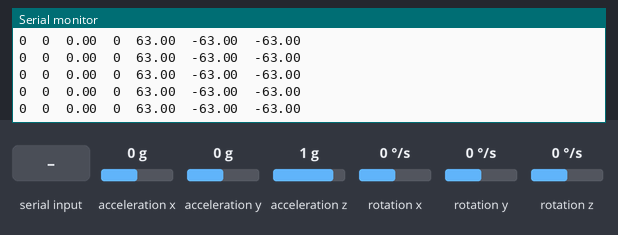
The sketch below on a simulated Arduino Mega 2560, built with avr-gcc and run on an emulated ATmega2560. On the bench: the last lines printed to the serial monitor. The test bench sets the inputs (shaded band); at power-on: rotation z 0 °/s, acceleration x 0 g, acceleration y 0 g, acceleration z 1 g, rotation x 0 °/s, rotation y 0 °/s.

Above: at 3.2 s.
3.3 s: rotation z set to 100 °/s
At 3.34 s:
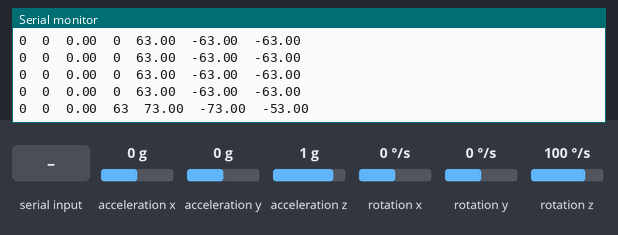
6.3 s: "1" received over the second serial link
At 6.49 s:
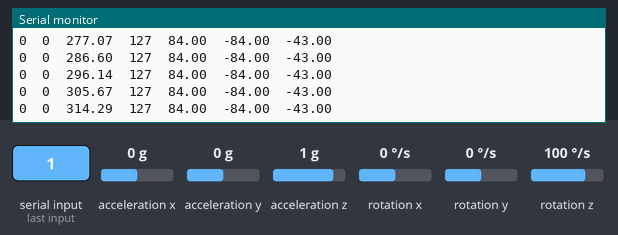
7.8 s: "0" received over the second serial link
At 7.91 s:
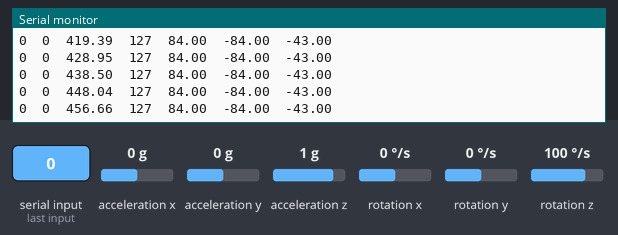
9.3 s: rotation z set to -192 °/s
At 9.35 s:
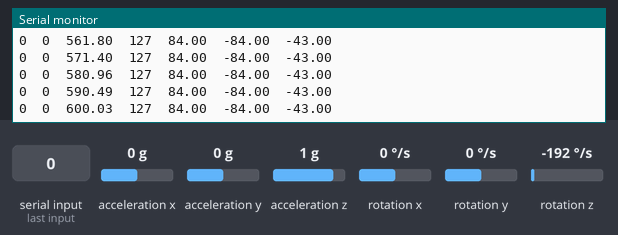
Timing chart, 0 to 11.8 s (numbered marks = the images above; inputs shaded):
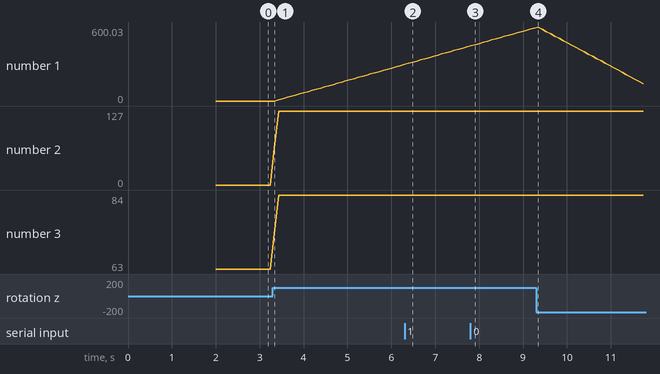

Measured:
- after the input at 3.3 s, the serial monitor: prints a new line at once (image 1)
- after the input at 6.3 s, the serial monitor: prints a new line after 0.18 s (image 2)
- after the input at 7.8 s, the serial monitor: prints a new line after 0.11 s (image 3)
- plotted number 1: 0 → 296.14 after the input at 3.3 s, 296.14 → 438.5 after the input at 6.3 s, 438.5 → 590.49 after the input at 7.8 s, 590.49 → 141.25 after the input at 9.3 s
- plotted number 2: 0 → 127 after the input at 3.3 s
- plotted number 3: 63 → 84 after the input at 3.3 s

The sketch:

3wheel_Drive_Code_2022-Test.ino
```cpp
#include <RoboClaw.h>
#include "Wire.h"
#include <MPU6050_light.h>

RoboClaw roboclaw(&Serial1, 10000);

MPU6050 mpu(Wire);
unsigned long timer = 0;
int KP_Gyro = 7;
int KI_Gyro = 0;
int KD_Gyro = 0;

//Error variables
long int current_gyro_error = 0, prev_gyro_error = 0, p_gyro_error = 0, i_gyro_error = 0, d_gyro_error = 0, P_gyro = 0, I_gyro = 0, D_gyro = 0;
//Others
long int final_w = 0, compensation = 0, count_moving = 0, count_movingFlag = 0, pos = 0;

void gyroSetup();
long int getGyroData();
long int gyro_pid(int target, int current);

long int comp = 0;

float M1Speed, M2Speed, M3Speed;
#define address1 128
#define address2 129


#define BAUD 9600
#define BAUDRATE  ((F_CPU/(BAUD*16UL)-1))
#define pwm_range 115
#define PS_L1 0
#define PS_R1 1
#define PS_L2 2
#define PS_R2 3
#define PS_L3 4
#define PS_R3 5
#define PS_TRIANGLE 6
#define PS_SQUARE 7
#define PS_CROSS 8
#define PS_CIRCLE 9
#define PS_UP 10
#define PS_LEFT 11
#define PS_DOWN 12
#define PS_RIGHT 13
#define PS_START 14
#define PS_SELECT 15

int prevMillis = 0;
int xj1Offset = 0, yj1Offset = 0, xj2Offset = 0, yj2Offset = 0, calibrateFlag = 0, prevComp = 0;

int xj1 = 0, yj1 = 0, xj2 = 0, yj2 = 0, pot1 = 0, pot2 = 0, pot3 = 0, pot4 = 0; //analog values(serially received from remote);
int butt[16] = {0, 0, 0, 0, 0, 0, 0, 0, 0, 0, 0, 0, 0, 0, 0, 0}; //digital values(serially received from remote);

uint8_t RX[16] = {100, 100, 100, 100, 100, 100, 100, 100, 100, 100, 100, 100, 100, 100, 100, 100};
int RX_range = 200, RX_raw = 255, RX_ad = 255, RX_count = 0;
uint8_t TX[16] = {1, 2, 3, 4, 5, 6, 7, 8, 9, 10, 11, 12, 13, 14, 15, 16};
int flag[16] = {0, 0, 0, 0, 0, 0, 0, 0, 0, 0, 0, 0, 0, 0, 0, 0};
uint8_t TX_raw = 200, TX_ad = 201, TX_flag = 0;
int gyro_target = 0;

#define pwmrange 127

void serial3start()
{
  UBRR3H = BAUDRATE >> 8;
  UBRR3L = BAUDRATE;
  UCSR3B = 0b10011000; //enable RXEN TXEN
  UCSR3C = 0b00000110;
}

ISR(USART3_RX_vect)
{
  RX_count = 1;
  RX_raw = UDR3;
  if ((RX_raw > 200) && (RX_raw < 255))
  {
    RX_ad = RX_raw;
    //    if ((RX_raw>210) && (RX_raw<227))
    //    {
    //      uint8_t r_temp0=(RX_raw-211);
    //      butt_rel[r_temp0]=1;
    //    }
    if ((RX_raw > 230) && (RX_raw < 247))
    {
      uint8_t r_temp0 = (RX_raw - 231);
      butt[r_temp0] = 1;
    }
  }
  else if ((RX_raw >= 0) && (RX_raw < 201))
  {
    uint8_t r_temp1 = (RX_ad - 201);
    if (r_temp1 < 16)
    {
      RX[r_temp1] = RX_raw;
    }
  }
}

int upFlag, r1flag, l1flag;
void receive()
{
  RX_count = 0;
  yj1 = map(RX[0], 0, RX_range, (-pwm_range), pwm_range);
  xj1 = map(RX[1], 0, RX_range, pwm_range, (-pwm_range));
  yj2 = map(RX[2], 0, RX_range, (-pwm_range), pwm_range);
  xj2 = map(RX[3], 0, RX_range, pwm_range, (-pwm_range));

  if (butt[PS_START] == 1)
  {
    Serial.println("start");
    butt[PS_START] = 0;
  }
  if (butt[PS_SELECT] == 1)
  {
    Serial.println("select");
    butt[PS_SELECT] = 0;
  }
  if (butt[PS_UP] == 1)
  {
    upFlag = 1;
    Serial.println("up");
    //    ThrowingFlag = 1;
    butt[PS_UP] = 0;
  }
  if (butt[PS_DOWN] == 1)
  {
    //    ThrowingFlag = 0;
    Serial.println("down");
    butt[PS_DOWN] = 0;
  }
  if (butt[PS_LEFT] == 1)
  {
    Serial.println("left");
    butt[PS_LEFT] = 0;
  }
  if (butt[PS_RIGHT] == 1)
  {
    Serial.println("right");
    butt[PS_RIGHT] = 0;
  }
  if (butt[PS_SQUARE] == 1)
  {
    Serial.println("square");
    comp--;
    butt[PS_SQUARE] = 0;
  }
  if (butt[PS_CIRCLE] == 1)
  {
    comp++;
    Serial.println("circle");
    butt[PS_CIRCLE] = 0;
  }
  if (butt[PS_TRIANGLE] == 1)
  {
    //    calibrateFlag = 1;
    gyro_target = 0;
    Serial.println("triangle");
    butt[PS_TRIANGLE] = 0;
  }
  if (butt[PS_CROSS] == 1)
  {
    gyro_target = 90;
    //    angleval = 0;
    Serial.println("cross");
    butt[PS_CROSS] = 0;
  }
  if (butt[PS_L1] == 1)
  {
    if (upFlag == 1) {
      l1flag = 1;
    }
    Serial.println("L1");
    butt[PS_L1] = 0;
  }
  if (butt[PS_R1] == 1)
  {
    if (l1flag == 1) {
      r1flag = 1;
    }
    Serial.println("R1");
    butt[PS_R1] = 0;
  }
  if (butt[PS_L2] == 1)
  {
    butt[PS_L2] = 0;
  }
  if (butt[PS_R2] == 1)
  {
    butt[PS_R2] = 0;
  }
  if (butt[PS_L3] == 1)
  {
    Serial.println("L3");
    butt[PS_L3] = 0;
  }
  if (butt[PS_R3] == 1)
  {
    Serial.println("R3");
    butt[PS_R3] = 0;
  }
}

void gyroSetup() {
  Wire.begin();
  byte status = mpu.begin();
  while (status != 0) {
    Serial.println("FATALITY      -       Could not connect!!");
  }

  Serial.println(F("Calculating offsets, do not move MPU6050"));
  // mpu.upsideDownMounting = true; // uncomment this line if the MPU6050 is mounted upside-down
  mpu.calcOffsets();
  Serial.println("Done!\n");
  delay(1000);
}


long int gyro_pid(int target, int current) {
  current_gyro_error = target - current;

  p_gyro_error = current_gyro_error;
  i_gyro_error = prev_gyro_error + current_gyro_error;
  d_gyro_error = current_gyro_error - prev_gyro_error;

  P_gyro = KP_Gyro * p_gyro_error;
  I_gyro = KI_Gyro * i_gyro_error;
  D_gyro = KD_Gyro * d_gyro_error;

  prev_gyro_error = current_gyro_error;
  return -(P_gyro + I_gyro + D_gyro);
}

bool drive(int x, int y, int w) {
  M1Speed = 0.33 * w + 0.58 * y - 0.33 * x;
  M2Speed = 0.33 * w - 0.58 * y - 0.33 * x;
  M3Speed = -0.33 * w - 0.67 * x;
  M1Speed = limitVar(M1Speed, 30000);
  M2Speed = limitVar(M2Speed, 30000);
  M3Speed = limitVar(M3Speed, 30000);

  M1Speed = map(M1Speed, -127, 127, 0, 127);
  M2Speed = map(M2Speed, -127, 127, 0, 127);
  M3Speed = map(M3Speed, -127, 127, 0, 127);
  Serial.print("\t");
  Serial.print(M1Speed);
  Serial.print("\t");
  Serial.print(-M2Speed);
  Serial.print("\t");
  Serial.println(-M3Speed);
  roboclaw.ForwardBackwardM1(address1, M1Speed);
  roboclaw.ForwardBackwardM2(address1, -M2Speed);
  roboclaw.ForwardBackwardM2(address2, -M3Speed);
  return true;
}

float limitVar(float var, float target) {
  if (var >= target) {
    var = target;
  }
  else if (var <= -target) {
    var = -target;
  }

  return var;
}

void setup() {
  Serial.begin(115200);  // put your setup code here, to run once:
  serial3start();
  gyroSetup();
  roboclaw.begin(115200);
}

void loop() {
//  if (r1flag) {
    receive();
    //  xj1 = map(xj1, -127, 127, 0, pwmrange);
    //  yj1 = map(yj1, -127, 127, 0, pwmrange);
    Serial.print(xj1);
    Serial.print("\t");
    Serial.print(yj1);
    Serial.print("\t");
    Serial.print(mpu.getAngleZ());
    Serial.print("\t");
    mpu.update();
//    if(abs(gyro_target) > 90){
//      KP = 4;
//    }
    int w = gyro_pid(gyro_target, mpu.getAngleZ());
    final_w = w + (comp*10);

    if(final_w > 127){
      final_w = 127;
    }
    else if(final_w<-127){
      final_w = -127;
    }
    Serial.print(final_w);
    drive(-yj1, -xj1, final_w);
//  }
}
```
